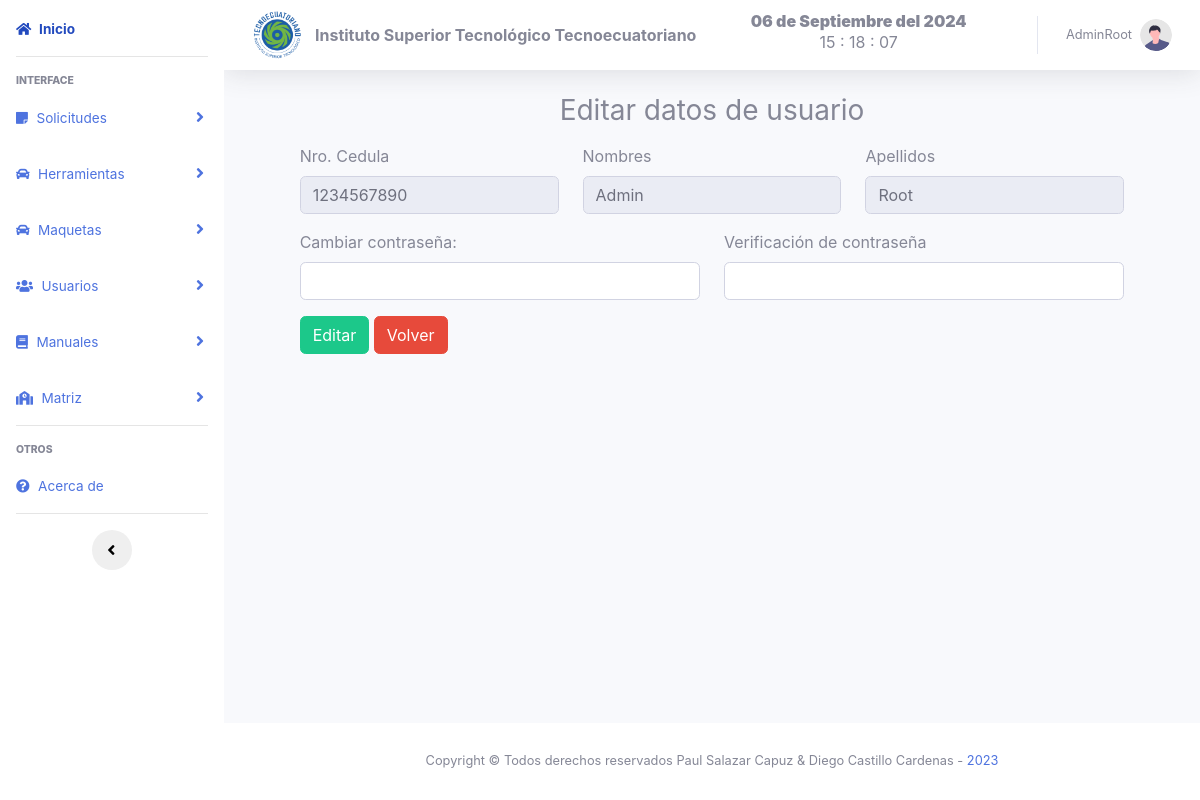
Screenshot of /includes/editar_user.php (signed in) with the database file from the repository.
### tables this page shows
CREATE TABLE `usuarios` (
  `IdUsuario` int(10) UNSIGNED NOT NULL,
  `Cedula` varchar(10) NOT NULL,
  `Nombres` varchar(25) NOT NULL,
  `Apellidos` varchar(25) NOT NULL,
  `Periodo` smallint(5) UNSIGNED NOT NULL,
  `Semestre` enum('0','1','2','3','4') NOT NULL,
  `IdCarrera` tinyint(3) UNSIGNED NOT NULL,
  `Rol` enum('Docente','Estudiante','Administrador') NOT NULL,
  `NumeroCelular` varchar(10) NOT NULL,
  `Usuario` varchar(25) NOT NULL,
  `Email` varchar(70) NOT NULL,
  `Pass` varchar(60) NOT NULL,
  `EstadoCuenta` enum('Sin préstamos','Préstamo activo','Préstamo vencido') NOT NULL,
  `EstadoUsuario` tinyint(4) NOT NULL DEFAULT 1
);

### includes/_sesion/validar.php (called while the page is built, shortened)
<?php
$actualsesion = $_SESSION['Usuario'];
include('../includes/db.php');
$consulta = "SELECT IdUsuario, Nombres, Apellidos, Rol FROM usuarios WHERE Usuario = '$actualsesion'";
$resultado = mysqli_query($conexion, $consulta);
if ($resultado) {
    $fila = mysqli_fetch_assoc($resultado);
	$idUsuarioSesion = $fila['IdUsuario'];
} else {
    echo "Error al obtener datos " . mysqli_error($conexion);
}
?>

### includes/editar_user.php (the view, shortened to what this page needs)
<?php
require "../includes/_sesion/validar.php";
include "db.php";
$consulta = "SELECT * FROM usuarios WHERE IdUsuario = ?";
$stmt = mysqli_prepare($conexion, $consulta);
mysqli_stmt_bind_param($stmt, "s", $idUsuarioSesion);
mysqli_stmt_execute($stmt);
$resultado = mysqli_stmt_get_result($stmt);
$usuario = mysqli_fetch_assoc($resultado);
include_once "header.php";
?>
<form action="functions.php" id="form" method="POST" class="needs-validation" enctype="multipart/form-data" novalidate>
    <div class="container">
        <div class="row justify-content-center align-items-center">
            <div class="col-md-11">
                <div class="col-md-12">
                    <h3 class="text-center mb-3">Editar datos de usuario</h3>
                    <div class="row">
                        <div class="col-lg">
                            <div class="form-group">
                                <label for="txtCedula" class="form-label">Nro. Cedula</label>
                                <input type="text" id="txtCedula" name="txtCedula" class="form-control" value="<?php echo htmlentities($usuario['Cedula']); ?>" required readonly="readonly">
                            </div>
                        </div>
                        <div class="col-lg">
                            <div class="form-group">
                                <label for="txtNombres" class="form-label">Nombres</label>
                                <input type="text" id="txtNombres" name="txtNombres" class="form-control" value="<?php echo $usuario['Nombres']; ?>" required readonly="readonly">
                            </div>
                        </div>
                        <div class="col-lg">
                            <div class="form-group">
                                <label for="txtApellidos" class="form-label">Apellidos</label>
                                <input type="text" id="txtApellidos" name="txtApellidos" class="form-control" value="<?php echo htmlentities($usuario['Apellidos']); ?>" required readonly="readonly">
                            </div>
                        </div>
                    </div>
                    <div class="row">
                        <div class="col-lg">
                            <div class="form-group">
                                <label for="txtPass" class="form-label">Cambiar contraseña:</label>
                                <input type="password" id="txtPass" name="txtPass" class="form-control" required>
                            </div>
                        </div>
                        <div class="col-lg">
                            <div class="form-group">
                                <label for="txtPassVerificar" class="form-label">Verificación de contraseña</label>
                                <input type="password" id="txtPassVerificar" name="txtPassVerificar" class="form-control" required>
                            </div>
                        </div>
                    </div>
                    <div class="mb-3">
                        <button type="submit" id="form" name="form" class="btn btn-success">Editar</button>
                        <a href="../views/user.php" class="btn btn-danger">Volver</a>
                    </div>
                </div>
            </div>
        </div>
    </div>
</form>
<?php
include_once "footer.php";
?>

### rows the page displays
usuarios: txtCedula "1234567890", txtNombres "Admin", txtApellidos "Root"

### other values shown
fecha() "06 de Septiembre del 2024"
$_SESSION['Usuario'] "AdminRoot"
